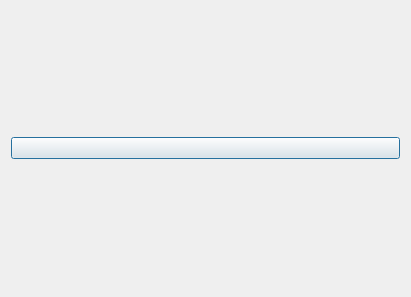
<?xml version="1.0" encoding="UTF-8"?>
<ui version="4.0">
 <class>IODialog</class>
 <widget class="QDialog" name="IODialog">
  <property name="geometry">
   <rect>
    <x>0</x>
    <y>0</y>
    <width>411</width>
    <height>297</height>
   </rect>
  </property>
  <property name="windowTitle">
   <string>Dialog</string>
  </property>
  <layout class="QHBoxLayout" name="horizontalLayout_2">
   <item>
    <layout class="QVBoxLayout" name="options_layout">
     <item>
      <widget class="QPushButton" name="io_button">
       <property name="text">
        <string/>
       </property>
      </widget>
     </item>
    </layout>
   </item>
  </layout>
 </widget>
 <resources/>
 <connections/>
</ui>
